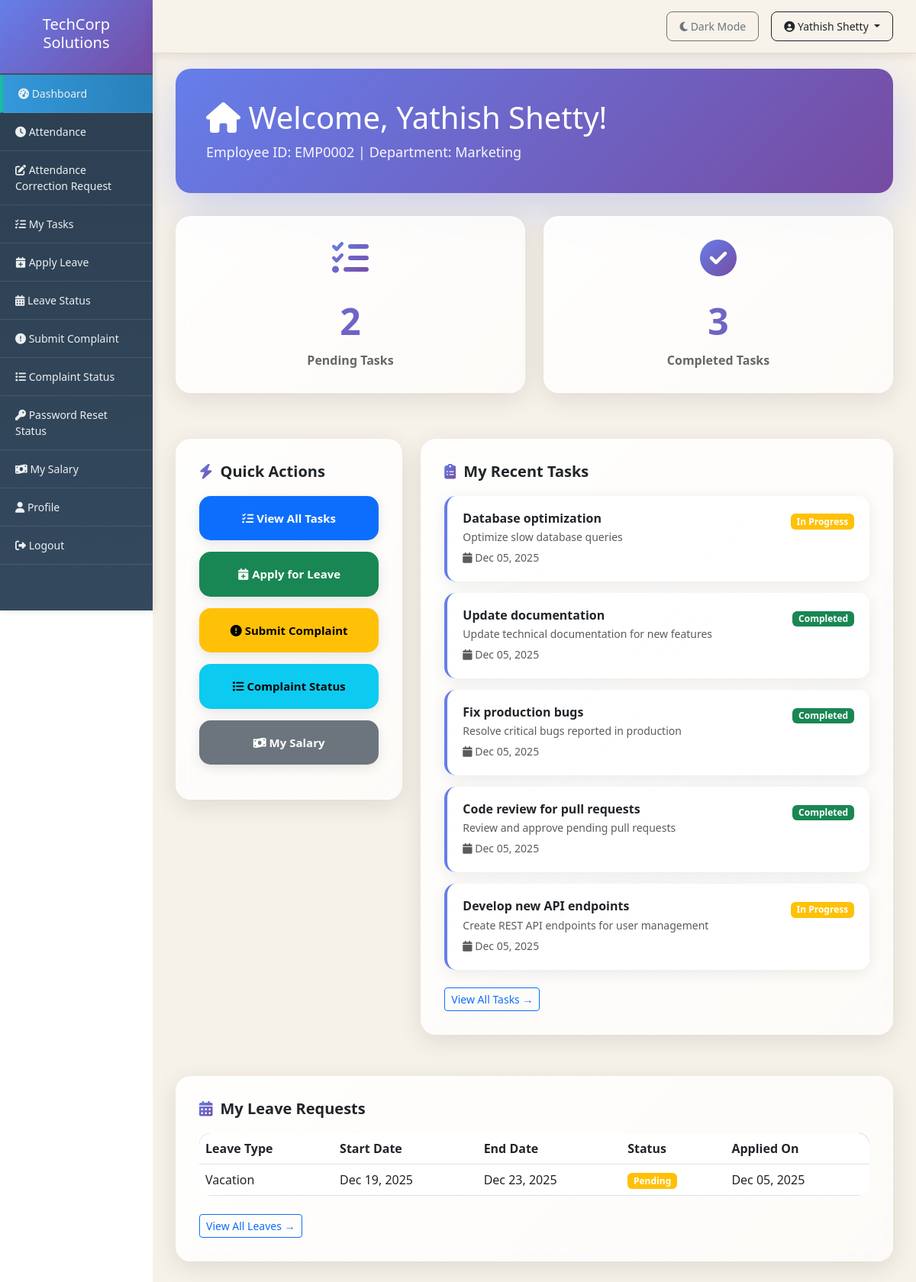
The app's page /dashboard/ (signed in) with its own data.
### employees/models.py (models this page shows, shortened)
class Employee(models.Model):
    user = models.OneToOneField(User, on_delete=models.CASCADE)
    employee_id = models.CharField(max_length=20, unique=True)
    department = models.ForeignKey(Department, on_delete=models.SET_NULL, null=True)
    role = models.ForeignKey(Role, on_delete=models.SET_NULL, null=True)
    phone = models.CharField(max_length=15)
    date_of_birth = models.DateField(null=True, blank=True)
    date_joined = models.DateField(default=timezone.now)
    address = models.TextField(blank=True)
    profile_picture = models.ImageField(upload_to='profiles/', blank=True)
    position = models.CharField(max_length=100, blank=True)
    is_manager = models.BooleanField(default=False)
    salary = models.DecimalField(max_digits=10, decimal_places=2, null=True, blank=True)
    theme_preference = models.CharField(max_length=10, choices=[('light', 'Light'), ('dark', 'Dark')], default='light')

class Department(models.Model):
    name = models.CharField(max_length=100)
    description = models.TextField(blank=True)
    head = models.ForeignKey('Employee', on_delete=models.SET_NULL, null=True, blank=True, related_name='heading_department')
    created_at = models.DateTimeField(auto_now_add=True)
    def __str__(self):
        return self.name

class Task(models.Model):
    STATUS_CHOICES = [
        ('pending', 'Pending'),
        ('in_progress', 'In Progress'),
        ('completed', 'Completed'),
        ('overdue', 'Overdue'),
    ]
    PRIORITY_CHOICES = [
        ('low', 'Low'),
        ('medium', 'Medium'),
        ('high', 'High'),
        ('urgent', 'Urgent'),
    ]
    title = models.CharField(max_length=200)
    description = models.TextField()
    assigned_to = models.ForeignKey(Employee, on_delete=models.CASCADE, related_name='tasks')
    assigned_by = models.ForeignKey(Employee, on_delete=models.SET_NULL, null=True, related_name='assigned_tasks')
    department = models.ForeignKey(Department, on_delete=models.SET_NULL, null=True)
    status = models.CharField(max_length=20, choices=STATUS_CHOICES, default='pending')
    priority = models.CharField(max_length=20, choices=PRIORITY_CHOICES, default='medium')
    created_at = models.DateTimeField(auto_now_add=True)
    updated_at = models.DateTimeField(auto_now=True)
    completed_at = models.DateTimeField(null=True, blank=True)

class Leave(models.Model):
    STATUS_CHOICES = [
        ('pending', 'Pending'),
        ('approved', 'Approved'),
        ('rejected', 'Rejected'),
        ('cancelled', 'Cancelled'),
    ]
    LEAVE_TYPES = [
        ('sick', 'Sick Leave'),
        ('casual', 'Casual Leave'),
        ('vacation', 'Vacation'),
        ('emergency', 'Emergency'),
    ]
    employee = models.ForeignKey(Employee, on_delete=models.CASCADE)
    leave_type = models.CharField(max_length=20, choices=LEAVE_TYPES)
    start_date = models.DateField()
    end_date = models.DateField()
    reason = models.TextField()
    status = models.CharField(max_length=20, choices=STATUS_CHOICES, default='pending')
    applied_at = models.DateTimeField(auto_now_add=True)
    reviewed_by = models.ForeignKey(User, on_delete=models.SET_NULL, null=True, blank=True, related_name='reviewed_leaves')
    reviewed_at = models.DateTimeField(null=True, blank=True)
    admin_remarks = models.TextField(blank=True)

### employees/views.py (the view)
# urls.py: path('dashboard/', views.employee_dashboard, name='employee_dashboard'),
@login_required
def employee_dashboard(request):
    try:
        from django.db.models import Avg
        employee = request.user.employee
        my_tasks = Task.objects.filter(assigned_to=employee).order_by('-created_at')[:5]
        pending_tasks = Task.objects.filter(assigned_to=employee, status__in=['pending', 'in_progress']).count()
        completed_tasks = Task.objects.filter(assigned_to=employee, status='completed').count()
        my_leaves = Leave.objects.filter(employee=employee).order_by('-applied_at')[:3]
        total_tasks = Task.objects.filter(assigned_to=employee).count()
        task_completion = round((completed_tasks / total_tasks * 100) if total_tasks > 0 else 0)
        total_attendance = Attendance.objects.filter(employee=employee).count()
        present_count = Attendance.objects.filter(employee=employee, status='present').count()
        attendance_rate = round((present_count / total_attendance * 100) if total_attendance > 0 else 0)
        avg_rating = Review.objects.filter(employee=employee).aggregate(Avg('rating'))['rating__avg'] or 0
        avg_rating = round(avg_rating, 1)
        context = {
            'employee': employee,
            'my_tasks': my_tasks,
            'pending_tasks': pending_tasks,
            'completed_tasks': completed_tasks,
            'my_leaves': my_leaves,
            'task_completion': task_completion,
            'attendance_rate': attendance_rate,
            'avg_rating': avg_rating,
        }
        return render(request, 'employee/dashboard.html', context)
    except Employee.DoesNotExist:
        messages.error(request, 'Employee profile not found!')
        return redirect('home')

### employees/templates/employee/dashboard.html (shortened to what this page needs)
{% extends 'base.html' %}
{% block content %}
<div class="dashboard-header">
    <h1><i class="fas fa-home"></i> Welcome, {{ employee.user.get_full_name }}!</h1>
    <p class="mb-0" style="font-size: 18px; opacity: 0.95;">Employee ID: {{ employee.employee_id }} | Department: {{ employee.department|default:"Not Assigned" }}</p>
</div>
<div class="row mb-4">
    <div class="col-md-6 mb-3">
        <div class="stat-card">
            <i class="fas fa-tasks"></i>
            <h2>{{ pending_tasks }}</h2>
            <p>Pending Tasks</p>
        </div>
    </div>
    <div class="col-md-6 mb-3">
        <div class="stat-card">
            <i class="fas fa-check-circle"></i>
            <h2>{{ completed_tasks }}</h2>
            <p>Completed Tasks</p>
        </div>
    </div>
</div>
<div class="row">
    <div class="col-md-4 mb-4">
        <div class="modern-card">
            <h5 class="section-title"><i class="fas fa-bolt"></i> Quick Actions</h5>
            <a href="{% url 'employee_tasks' %}" class="btn btn-primary action-btn">
                <i class="fas fa-tasks"></i> View All Tasks
            </a>
            <a href="{% url 'employee_leave_apply' %}" class="btn btn-success action-btn">
                <i class="fas fa-calendar-plus"></i> Apply for Leave
            </a>
            <a href="{% url 'employee_complaint_submit' %}" class="btn btn-warning action-btn">
                <i class="fas fa-exclamation-circle"></i> Submit Complaint
            </a>
            <a href="{% url 'employee_complaint_track' %}" class="btn btn-info action-btn">
                <i class="fas fa-list"></i> Complaint Status
            </a>
            <a href="{% url 'employee_salary' %}" class="btn btn-secondary action-btn">
                <i class="fas fa-money-bill-wave"></i> My Salary
            </a>
        </div>
    </div>
    <div class="col-md-8 mb-4">
        <div class="modern-card">
            <h5 class="section-title"><i class="fas fa-clipboard-list"></i> My Recent Tasks</h5>
            {% if my_tasks %}
                {% for task in my_tasks %}
                <div class="task-card">
                    <div class="d-flex justify-content-between align-items-start">
                        <div>
                            <h6 class="mb-1"><strong>{{ task.title }}</strong></h6>
                            <p class="mb-1 text-muted small">{{ task.description|truncatewords:15 }}</p>
                            <small class="text-muted">
                                <i class="fas fa-calendar"></i> {{ task.created_at|date:"M d, Y" }}
                            </small>
                        </div>
                        <div>
                            {% if task.status == 'completed' %}
                                <span class="badge bg-success">Completed</span>
                            {% elif task.status == 'in_progress' %}
                                <span class="badge bg-warning">In Progress</span>
                            {% else %}
                                <span class="badge bg-secondary">Pending</span>
                            {% endif %}
                        </div>
                    </div>
                </div>
                {% endfor %}
                <a href="{% url 'employee_tasks' %}" class="btn btn-outline-primary btn-sm mt-2">View All Tasks →</a>
            {% else %}
                <div class="alert alert-info">
                    <i class="fas fa-info-circle"></i> No tasks assigned yet.
                </div>
            {% endif %}
        </div>
    </div>
</div>
<div class="row">
    <div class="col-md-12">
        <div class="modern-card">
            <h5 class="section-title"><i class="fas fa-calendar-alt"></i> My Leave Requests</h5>
            {% if my_leaves %}
                <div class="table-responsive">
                    <table class="table table-hover leave-table">
                        <thead>
                            <tr>
                                <th>Leave Type</th>
                                <th>Start Date</th>
                                <th>End Date</th>
                                <th>Status</th>
                                <th>Applied On</th>
                            </tr>
                        </thead>
                        <tbody>
                            {% for leave in my_leaves %}
                            <tr>
                                <td>{{ leave.get_leave_type_display }}</td>
                                <td>{{ leave.start_date|date:"M d, Y" }}</td>
                                <td>{{ leave.end_date|date:"M d, Y" }}</td>
                                <td>
                                    {% if leave.status == 'approved' %}
                                        <span class="badge bg-success">Approved</span>
                                    {% elif leave.status == 'rejected' %}
                                        <span class="badge bg-danger">Rejected</span>
                                    {% else %}
                                        <span class="badge bg-warning">Pending</span>
                                    {% endif %}
                                </td>
                                <td>{{ leave.applied_at|date:"M d, Y" }}</td>
                            </tr>
                            {% endfor %}
                        </tbody>
                    </table>
                </div>
                <a href="{% url 'employee_leave_status' %}" class="btn btn-outline-primary btn-sm mt-2">View All Leaves →</a>
            {% else %}
                <div class="alert alert-info">
                    <i class="fas fa-info-circle"></i> No leave requests found.
                </div>
            {% endif %}
        </div>
    </div>
</div>
{% endblock %}

### employees/templates/base.html (shortened to what this page needs)
<!DOCTYPE html>
<html lang="en">
<head>
    <link href="https://cdn.jsdelivr.net/npm/bootstrap@5.3.0/dist/css/bootstrap.min.css" rel="stylesheet">
    <link rel="stylesheet" href="https://cdnjs.cloudflare.com/ajax/libs/font-awesome/6.4.0/css/all.min.css">
</head>
<body>
    <nav class="top-navbar d-flex justify-content-end align-items-center">
        <a href="{% url 'toggle_theme' %}" class="btn btn-sm btn-outline-secondary me-3">
            {% if user.is_authenticated and user.employee.theme_preference == 'dark' %}
                <i class="fas fa-sun"></i> Light Mode
            {% else %}
                <i class="fas fa-moon"></i> Dark Mode
            {% endif %}
        </a>
        <div class="dropdown">
            <button class="btn btn-sm btn-outline-dark dropdown-toggle" type="button" data-bs-toggle="dropdown">
                <i class="fas fa-user-circle"></i> {{ user.get_full_name|default:user.username }}
            </button>
        </div>
    </nav>
    <div class="container-fluid">
        <div class="row">
            <div class="col-md-2 sidebar">
                <div class="logo-header">
                    <h5>TechCorp Solutions</h5>
                </div>
                {% if user.is_staff %}
                <a href="{% url 'admin_dashboard' %}"><i class="fas fa-tachometer-alt"></i> Dashboard</a>
                <a href="{% url 'employee_list' %}"><i class="fas fa-users"></i> Employees</a>
                <a href="{% url 'department_list' %}"><i class="fas fa-building"></i> Departments</a>
                <a href="{% url 'task_list' %}"><i class="fas fa-tasks"></i> Tasks</a>
                <a href="{% url 'announcement_list' %}"><i class="fas fa-bullhorn"></i> Announcements</a>
                <a href="{% url 'leave_requests' %}"><i class="fas fa-calendar"></i> Leave Requests</a>
                <a href="{% url 'complaint_list' %}"><i class="fas fa-exclamation-circle"></i> Complaints</a>
                <a href="{% url 'review_list' %}"><i class="fas fa-star"></i> Reviews</a>
                <a href="{% url 'admin_attendance_list' %}"><i class="fas fa-clock"></i> Attendance</a>
                <a href="{% url 'admin_correction_list' %}"><i class="fas fa-edit"></i> Attendance Correction Request</a>
                <a href="{% url 'admin_password_reset_list' %}"><i class="fas fa-key"></i> Password Reset Requests</a>
                <a href="{% url 'vacancy_list' %}"><i class="fas fa-briefcase"></i> Job Vacancies</a>
                <a href="{% url 'application_list' %}"><i class="fas fa-file-alt"></i> Applications</a>
                <a href="{% url 'admin_salary_management' %}"><i class="fas fa-money-bill-wave"></i> Salary Management</a>
                {% else %}
                <a href="{% url 'employee_dashboard' %}"><i class="fas fa-tachometer-alt"></i> Dashboard</a>
                <a href="{% url 'employee_attendance' %}"><i class="fas fa-clock"></i> Attendance</a>
                <a href="{% url 'employee_correction_status' %}"><i class="fas fa-edit"></i> Attendance Correction Request</a>
                <a href="{% url 'employee_tasks' %}"><i class="fas fa-tasks"></i> My Tasks</a>
                <a href="{% url 'employee_leave_apply' %}"><i class="fas fa-calendar-plus"></i> Apply Leave</a>
                <a href="{% url 'employee_leave_status' %}"><i class="fas fa-calendar-alt"></i> Leave Status</a>
                <a href="{% url 'employee_complaint_submit' %}"><i class="fas fa-exclamation-circle"></i> Submit Complaint</a>
                <a href="{% url 'employee_complaint_track' %}"><i class="fas fa-list"></i> Complaint Status</a>
                <a href="{% url 'employee_password_reset_status' %}"><i class="fas fa-key"></i> Password Reset Status</a>
                <a href="{% url 'employee_salary' %}"><i class="fas fa-money-bill-wave"></i> My Salary</a>
                <a href="{% url 'employee_profile' %}"><i class="fas fa-user"></i> Profile</a>
                {% endif %}
                <a href="{% url 'logout' %}"><i class="fas fa-sign-out-alt"></i> Logout</a>
            </div>
            <div class="col-md-10 content">
                {% block content %}{% endblock %}
            </div>
        </div>
    </div>
</body>
</html>

### records on screen
Employee: user.get_full_name "Yathish Shetty", employee_id "EMP0002", department "Marketing"
Task: title "Database optimization", description "Optimize slow database queries", created_at "Dec 05, 2025", status "In Progress"
Task: title "Update documentation", description "Update technical documentation for new features", created_at "Dec 05, 2025", status "Completed"
Task: title "Fix production bugs", description "Resolve critical bugs reported in production", created_at "Dec 05, 2025", status "Completed"
Task: title "Code review for pull requests", description "Review and approve pending pull requests", created_at "Dec 05, 2025", status "Completed"
Task: title "Develop new API endpoints", description "Create REST API endpoints for user management", created_at "Dec 05, 2025", status "In Progress"
Leave: leave_type "Vacation", start_date "Dec 19, 2025", end_date "Dec 23, 2025", status "Pending", applied_at "Dec 05, 2025"

### other values on screen
{{ user.get_full_name|default:user.username }} "Yathish Shetty"
{{ pending_tasks }} "2"
{{ completed_tasks }} "3"
